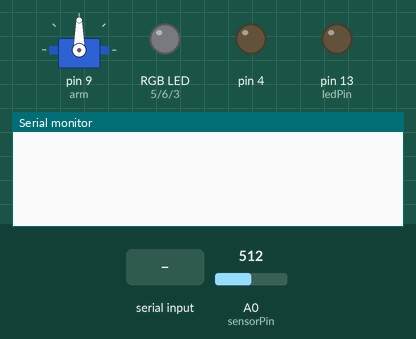
Recording of a sketch running on a simulated Arduino Uno, built with avr-gcc and run on an emulated ATmega328P. Shown: servo, an RGB LED mixed from three pins (HIGH = lit), output pins drawn as LEDs (lit = HIGH), the last lines printed to the serial monitor. The test bench sets the inputs (shaded band); at power-on: A0 (sensorPin) = 512.

Above: at 1.2 s.
1.3 s: "J" received over Serial
At 2.5 s:
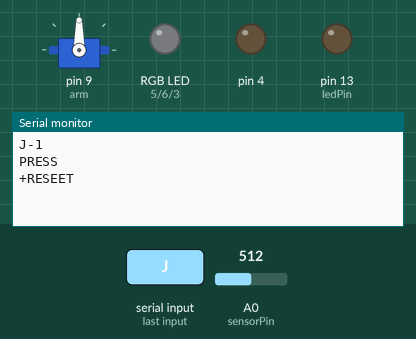
2.8 s: "90,45,200\n" received over Serial
At 4.0 s:
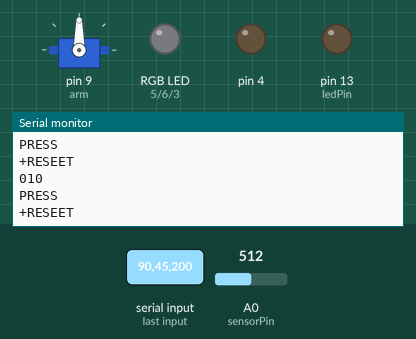
4.3 s: "A90\n" received over Serial
At 5.0 s:
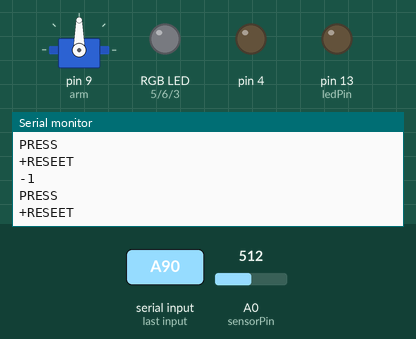
Timing chart, 0 to 7.3 s (numbered marks = the images above; inputs shaded):
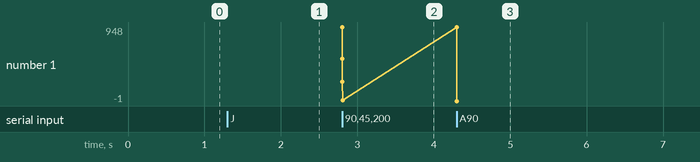

The sketch:

User_SYSTEM_COMMANDS.ino
```cpp
//example user system for testing
//parker sexton 2/20/24

#include <Servo.h>

int sensorPin = A0;   // select the input pin for the potentiometer
int ledPin = 13;      // select the pin for the LED
int sensorValue = 0;  // variable to store the value coming from the sensor
int lastValue;
Servo arm;
String communication;

//RGB led init variables
int redPin= 5;
int greenPin = 6;
int  bluePin = 3;
int red = 0;
int green = 0;
int blue = 0;
//function to change color of LED based on input vars
void setColor(int redValue, int greenValue,  int blueValue) {
  analogWrite(redPin, redValue);
  analogWrite(greenPin,  greenValue);
  analogWrite(bluePin, blueValue);
}
void setup() {
  // declare the ledPin as an OUTPUT:
  Serial.begin(115200);
  pinMode(ledPin, OUTPUT);
  digitalWrite(ledPin, LOW);
  arm.attach(9);

  //led setup
  pinMode(redPin,  OUTPUT);
  pinMode(greenPin, OUTPUT);
  pinMode(bluePin, OUTPUT);
  pinMode(4,OUTPUT);
}

void loop() {
  // set the color with local ints
  setColor(red,green,blue);

  //read the value from the light sensor
  sensorValue = analogRead(sensorPin); //max 715 min 0
  sensorValue = map(sensorValue,0,800,0,100);
//if its changed, call send data to update display
  if(abs(lastValue - sensorValue) >= 4){
    lastValue = sensorValue;
    //sendData(sensorValue);
    delay(200);
  }
  if(Serial.available()){
    char id = Serial.read();
    int val = Serial.read();
    Serial.println(id+(String)val);
    if(val){
      Serial.println("PRESS");
      sendData("RESEET");
    }
    //communication = Serial.read();
    //Serial.println(communication);
    //arm.write(communication.toInt()*10);
    if(communication[0] == 'A'){
      communication.remove(0,1);
      red = communication.toInt();
    }
    if(communication[0] == 'D'){
      communication.remove(0,1);
      green = communication.toInt();
    }
    if(communication[0] == 'G'){
      communication.remove(0,1);
      blue = communication.toInt();
    }
    if(communication[0] == 'M'){
      communication.remove(0,1);
      arm.write(communication.toInt()*10);
    }
    if(communication[0] == 'N'){
      communication.remove(0,1);
      arm.write(communication.toInt());
    }
    if(communication[0] == 'J'){
      communication.remove(0,1);
      digitalWrite(4,communication.toInt());
    }


  }

}


void sendData(String data){
  Serial.println("+"+data);
  //Serial.println(data);
}
```

Measured:
- after the input at 1.3 s, the serial monitor: prints a new line at once (image 1)
- after the input at 2.8 s, the serial monitor: prints a new line at once (image 2)
- after the input at 4.3 s, the serial monitor: prints a new line at once (image 3)
